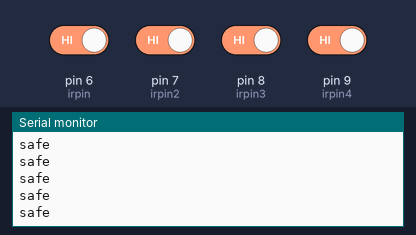
Bench run of a sketch on a simulated Arduino Uno, built with avr-gcc and run on an emulated ATmega328P. On the bench: the last lines printed to the serial monitor. The test bench sets the inputs (shaded band); at power-on: pin 6 (irpin), pin 7 (irpin2), pin 8 (irpin3), pin 9 (irpin4) HIGH.

Above: at 1.2 s.
1.3 s: pin 6 (irpin) driven LOW
At 1.55 s:
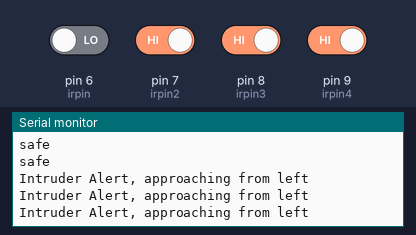
3.3 s: pin 7 (irpin2) driven LOW
At 3.46 s:
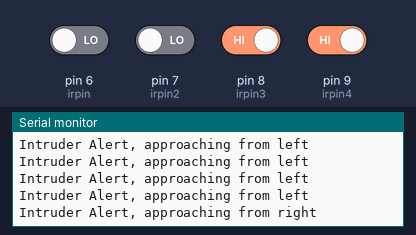
5.1 s: pin 8 (irpin3) driven LOW
At 5.36 s:
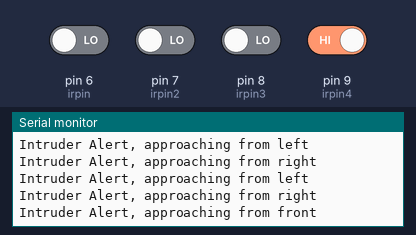
7.1 s: pin 9 (irpin4) driven LOW
At 7.57 s:
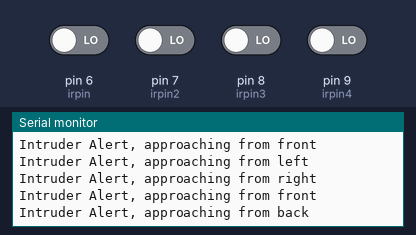
9.4 s: pin 6 (irpin) driven HIGH
At 10.28 s:
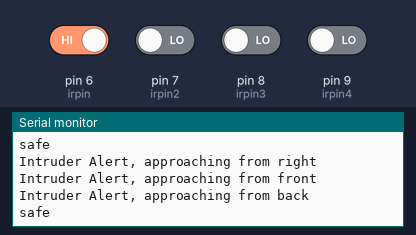

Measured:
- after the input at 1.3 s, the serial monitor: prints a new line after 0.07 s (image 1)
- after the input at 3.3 s, the serial monitor: prints a new line after 0.15 s (image 2)
- after the input at 5.1 s, the serial monitor: prints a new line after 0.26 s (image 3)
- after the input at 7.1 s, the serial monitor: prints a new line after 0.47 s (image 4)
- after the input at 9.4 s, the serial monitor: prints a new line after 0.27 s (image 5)

The sketch:

irbuzzer.ino
```cpp
# define irpin 6
# define irpin2 7
# define irpin3 8
# define irpin4 9
//# define buzzer 5

void setup() {
  for (int i=6; i<=9; i++) {
  pinMode(i, INPUT);
  }
  //pinMode(buzzer, OUTPUT);
  Serial.begin(9600);

}

void loop() {
int a = digitalRead(irpin);
int b = digitalRead(irpin2);
int c = digitalRead(irpin3);
int d = digitalRead(irpin4);


   if(a==0) {
  Serial.println("Intruder Alert, approaching from left");
  delay(100);
} else{Serial.println("safe");}

   if(b==0) {
  Serial.println("Intruder Alert, approaching from right");
  delay(100);
}
   if(c==0) {
  Serial.println("Intruder Alert, approaching from front");
  delay(100);
}
   if(d==0) {
  Serial.println("Intruder Alert, approaching from back");
  delay(100);
}

}
```
